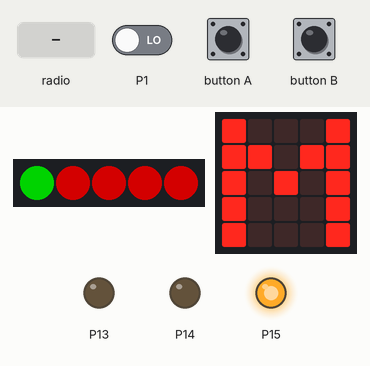
Recording of a program running on a simulated BBC micro:bit (MakeCode). Shown: 5 RGB LEDs in strip order, left to right, the board's 5×5 LED display, output pins drawn as LEDs (lit = HIGH). The inputs (shaded band) are chosen by the test bench; at power-on: P1 LOW. Dim RGB values are drawn brighter than linear; no radio messages arrive unless stated (any console line starting 'radio sent:' is added by the test bench); what the program prints to the serial console is not drawn.

Above: at 3.0 s.
3.1 s: radio message "11" arrives
At 3.7 s:
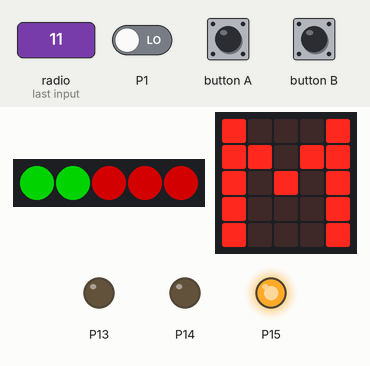
5.7 s: button A pressed for 3.2 s
At 6.2 s:
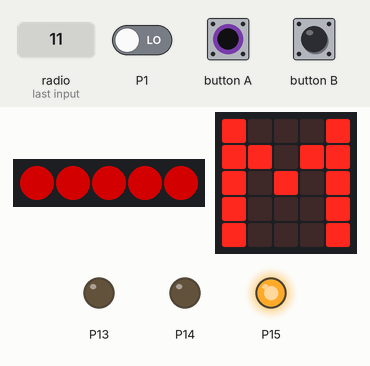
Timing chart, 0 to 9.9 s (numbered marks = the images above; inputs shaded):
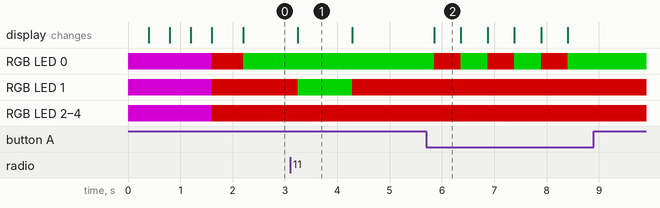

The program:

main.ts
```typescript
radio.onReceivedNumber(function (receivedNumber) {
    if (receivedNumber == 11) {
        LinkStatus = true
        sistSettAktiv = input.runningTime()
    }
    if (receivedNumber == 21) {
        IgniterStatusLP = true
    } else if (receivedNumber == 22) {
        IgniterStatusLP = false
    }
    if (receivedNumber == 31) {
        ArmStatusLP = true
    } else if (receivedNumber == 32) {
        ArmStatusLP = false
    }
})
function Rearm () {
    strip.clear()
    strip.show()
    while (pins.digitalReadPin(DigitalPin.P1) == 0) {
        pins.digitalWritePin(DigitalPin.P8, 0)
        basic.showLeds(`
            . . . . .
            . # # # .
            . # . # .
            . # # # .
            . . . . .
            `)
        pins.digitalWritePin(DigitalPin.P8, 1)
        basic.showLeds(`
            . . . . .
            . # # # .
            . # # # .
            . # # # .
            . . . . .
            `)
    }
    pins.digitalWritePin(DigitalPin.P8, 0)
    strip.showColor(neopixel.colors(NeoPixelColors.Purple))
    basic.showLeds(`
        . . . . .
        . . . . .
        . . . . .
        . . . . .
        . . . . .
        `)
    basic.pause(100)
    Initialize()
}
function StatusCheck () {
    SelfStatus = true
    if (pins.digitalReadPin(DigitalPin.P1) == 0) {
        ArmStatus = true
    } else {
        ArmStatus = false
    }
    if (SelfStatus && LinkStatus && IgniterStatusLP && ArmStatusLP && ArmStatus) {
        Klar = true
        basic.showLeds(`
            # . . . #
            . # . # .
            . . # . .
            . # . # .
            # . . . #
            `)
    } else {
        Klar = false
        basic.showLeds(`
            # . . . #
            # # . # #
            # . # . #
            # . . . #
            # . . . #
            `)
    }
    NeoPixels()
}
function NeoPixels () {
    if (SelfStatus) {
        strip.setPixelColor(0, neopixel.colors(NeoPixelColors.Green))
    } else {
        strip.setPixelColor(0, neopixel.colors(NeoPixelColors.Red))
    }
    if (LinkStatus) {
        strip.setPixelColor(1, neopixel.colors(NeoPixelColors.Green))
    } else {
        strip.setPixelColor(1, neopixel.colors(NeoPixelColors.Red))
    }
    if (IgniterStatusLP) {
        strip.setPixelColor(2, neopixel.colors(NeoPixelColors.Green))
    } else {
        strip.setPixelColor(2, neopixel.colors(NeoPixelColors.Red))
    }
    if (ArmStatusLP) {
        strip.setPixelColor(3, neopixel.colors(NeoPixelColors.Green))
    } else {
        strip.setPixelColor(3, neopixel.colors(NeoPixelColors.Red))
    }
    if (Klar) {
        strip.setPixelColor(4, neopixel.colors(NeoPixelColors.Green))
    } else {
        strip.setPixelColor(4, neopixel.colors(NeoPixelColors.Red))
    }
    strip.show()
}
function Launch () {
    if (Klar) {
        BuzzerBlink()
        basic.showLeds(`
            . . # . .
            . # # # .
            # . # . #
            . . # . .
            . . # . .
            `)
        radio.sendNumber(42)
        Klar = false
        Rearm()
    }
}
function Initialize () {
    SelfStatus = false
    LinkStatus = false
    IgniterStatusLP = false
    ArmStatusLP = false
    ArmStatus = false
    Klar = false
    strip.showColor(neopixel.colors(NeoPixelColors.Purple))
    basic.showLeds(`
        . . . . .
        . . . . .
        . . # . .
        . . . . .
        . . . . .
        `)
    basic.showLeds(`
        . . . . .
        . # # # .
        . # . # .
        . # # # .
        . . . . .
        `)
    basic.showLeds(`
        # # # # #
        # . . . #
        # . . . #
        # . . . #
        # # # # #
        `)
    basic.showLeds(`
        # . . . #
        # # . # #
        # . # . #
        # . . . #
        # . . . #
        `)
    strip.showColor(neopixel.colors(NeoPixelColors.Red))
    basic.pause(200)
}
function BuzzerBlink () {
    pins.digitalWritePin(DigitalPin.P13, 1)
    pins.digitalWritePin(DigitalPin.P14, 1)
    basic.pause(100)
    pins.digitalWritePin(DigitalPin.P13, 0)
    pins.digitalWritePin(DigitalPin.P14, 0)
    basic.pause(100)
    pins.digitalWritePin(DigitalPin.P13, 1)
    pins.digitalWritePin(DigitalPin.P14, 1)
    basic.pause(100)
    pins.digitalWritePin(DigitalPin.P13, 0)
    pins.digitalWritePin(DigitalPin.P14, 0)
    basic.pause(100)
    pins.digitalWritePin(DigitalPin.P13, 1)
    pins.digitalWritePin(DigitalPin.P14, 1)
    basic.pause(100)
    pins.digitalWritePin(DigitalPin.P13, 0)
    pins.digitalWritePin(DigitalPin.P14, 0)
}
let Klar = false
let ArmStatus = false
let SelfStatus = false
let ArmStatusLP = false
let IgniterStatusLP = false
let sistSettAktiv = 0
let LinkStatus = false
let strip: neopixel.Strip = null
strip = neopixel.create(DigitalPin.P0, 5, NeoPixelMode.RGB)
radio.setGroup(1)
radio.setTransmitPower(7)
pins.digitalWritePin(DigitalPin.P15, 1)
let oppdateringsfrekvens = 200
Initialize()
basic.forever(function () {
    StatusCheck()
    if (pins.digitalReadPin(DigitalPin.P5) == 0) {
        strip.showColor(neopixel.colors(NeoPixelColors.Red))
        basic.pause(100)
        StatusCheck()
    }
    if (pins.digitalReadPin(DigitalPin.P11) == 0) {
        Launch()
    }
    if (Klar) {
        pins.digitalWritePin(DigitalPin.P13, 1)
        pins.digitalWritePin(DigitalPin.P14, 1)
    } else {
        pins.digitalWritePin(DigitalPin.P13, 0)
        pins.digitalWritePin(DigitalPin.P14, 0)
    }
    basic.pause(100)
})
control.inBackground(function () {
    while (true) {
        radio.sendNumber(11)
        if (input.runningTime() - sistSettAktiv > 3 * oppdateringsfrekvens) {
            LinkStatus = false
            IgniterStatusLP = false
            ArmStatusLP = false
        }
        basic.pause(oppdateringsfrekvens)
    }
})
```

test.ts
```typescript
// testene settes inn her; disse vil ikke kompilert så lenge denne pakken blir brukt som en utvidelse.
```

Measured:
- after the input at 3.1 s, RGB LED 1: RGB(127, 0, 0) → RGB(0, 127, 0) after 0.15 s, → RGB(127, 0, 0) 1.0 s later
- after the input at 5.7 s, RGB LED 0: alternates RGB(127, 0, 0) for 0.50 s and RGB(0, 127, 0) for 0.52 s, 6 changes in all, then stays RGB(0, 127, 0), starting after 0.15 s
- what the display in image 1 shows lasts 1.1 s, from 3.2 s to 4.3 s
- what the display in image 2 shows lasts 0.5 s, from 5.9 s to 6.4 s
